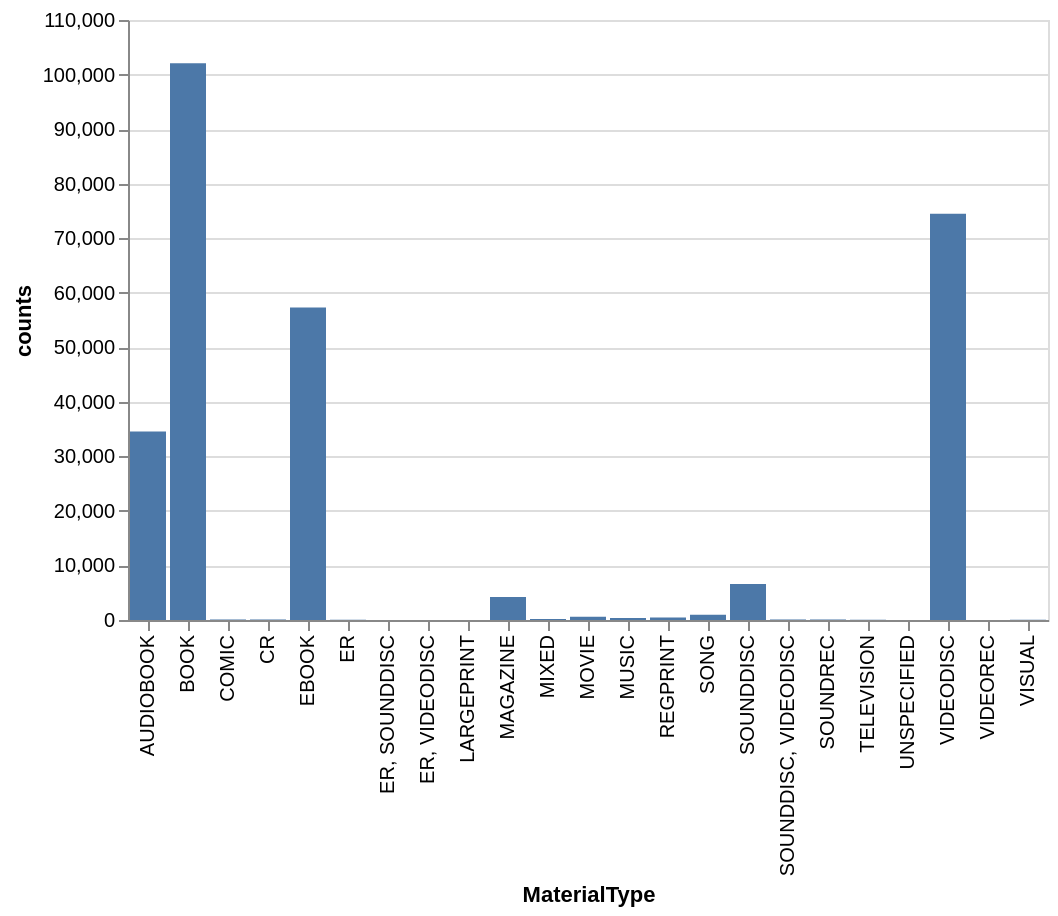

Notebook code for this chart:
### Code cell
source = MaterialType_df
alt.Chart(source).mark_bar().encode(
    x = 'MaterialType',
    y = 'counts'
)

### Figure 1 — Vega-Lite specification as saved in the notebook (floating-point values rounded to 4 significant figures)
{"config": {"view": {"continuousWidth": 300, "continuousHeight": 300}}, "data": {"name": "data-968481b684d5dfeb3cc118200e184fc7"}, "mark": {"type": "bar"}, "encoding": {"x": {"field": "MaterialType", "type": "nominal"}, "y": {"field": "counts", "type": "quantitative"}}, "$schema": "https://vega.github.io/schema/vega-lite/v6.1.0.json", "datasets": {"data-968481b684d5dfeb3cc118200e184fc7": [{"MaterialType": "BOOK", "counts": 102076}, {"MaterialType": "VIDEODISC", "counts": 74473}, {"MaterialType": "EBOOK", "counts": 57299}, {"MaterialType": "AUDIOBOOK", "counts": 34542}, {"MaterialType": "SOUNDDISC", "counts": 6593}, {"MaterialType": "MAGAZINE", "counts": 4197}, {"MaterialType": "SONG", "counts": 975}, {"MaterialType": "MOVIE", "counts": 596}, {"MaterialType": "REGPRINT", "counts": 447}, {"MaterialType": "MUSIC", "counts": 382}, {"MaterialType": "MIXED", "counts": 195}, {"MaterialType": "CR", "counts": 112}, {"MaterialType": "SOUNDDISC, VIDEODISC", "counts": 89}, {"MaterialType": "COMIC", "counts": 83}, {"MaterialType": "SOUNDREC", "counts": 82}, {"MaterialType": "TELEVISION", "counts": 39}, {"MaterialType": "ER", "counts": 34}, {"MaterialType": "VISUAL", "counts": 31}, {"MaterialType": "LARGEPRINT", "counts": 19}, {"MaterialType": "ER, SOUNDDISC", "counts": 10}, {"MaterialType": "ER, VIDEODISC", "counts": 9}, {"MaterialType": "VIDEOREC", "counts": 2}, {"MaterialType": "UNSPECIFIED", "counts": 2}]}}
